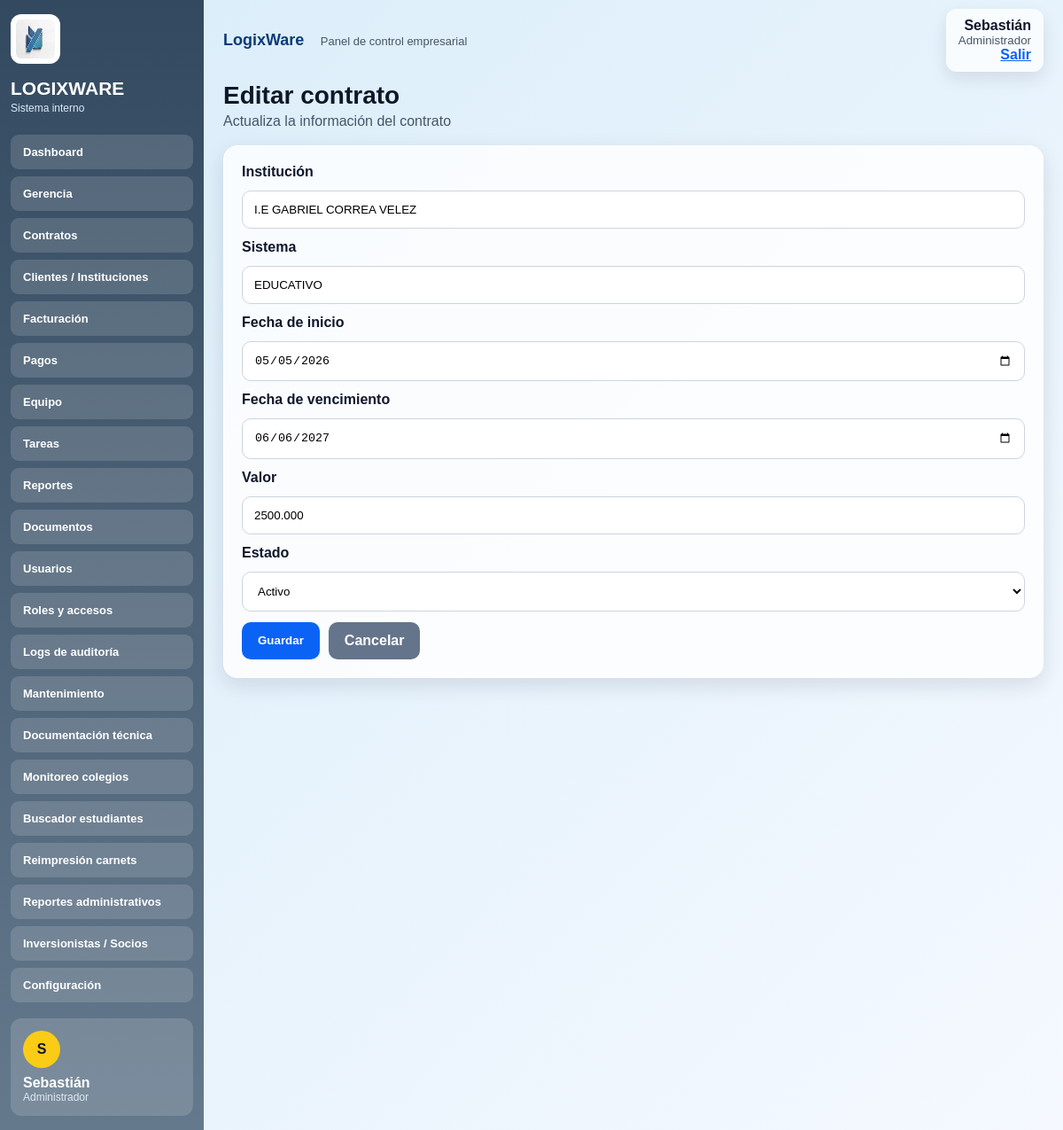
Page /contratos/editar/3 (signed in) on the committed database.
### tables this page shows
CREATE TABLE contratos (
            id INTEGER PRIMARY KEY AUTOINCREMENT,
            institucion TEXT NOT NULL,
            sistema TEXT NOT NULL,
            fecha_inicio TEXT NOT NULL,
            fecha_vencimiento TEXT NOT NULL,
            valor TEXT NOT NULL,
            estado TEXT NOT NULL
        );

### app.py (the view, shortened to what this page needs)
@app.route("/contratos/editar/<int:id>", methods=["GET", "POST"])
def editar_contrato(id):
    bloqueo = validar_acceso("contratos")
    if bloqueo:
        return bloqueo
    conn = get_db()
    contrato = conn.execute("SELECT * FROM contratos WHERE id=?", (id,)).fetchone()
    conn.close()
    return render_template("contrato_form.html", contrato=contrato)

### app.py (called while the page is built)
def get_db():
    conn = sqlite3.connect(DB_NAME)
    conn.row_factory = sqlite3.Row
    return conn

def protegido():
    return "user" in session

def tiene_permiso(modulo):
    return modulo in ROLES.get(session.get("rol", ""), [])

def validar_acceso(modulo):
    if not protegido():
        return redirect(url_for("login"))
    if not tiene_permiso(modulo):
        return redirect(url_for("sin_permiso"))
    return None

@app.context_processor
def globales():
    permisos = ROLES.get(session.get("rol", ""), [])
    return {
        "nombre_actual": session.get("nombre", ""),
        "rol_actual": session.get("rol", ""),
        "menu_visible": [m for m in MENU if m[1] in permisos],
        "permisos": permisos
    }

### templates/contrato_form.html (shortened to what this page needs)
{% extends "base.html" %}
{% block content %}
<section class="page-head">
  <div>
    {% if contrato %}
      <h1>Editar contrato</h1>
      <p>Actualiza la información del contrato</p>
    {% else %}
      <h1>Crear contrato</h1>
      <p>Registra un nuevo contrato</p>
    {% endif %}
  </div>
</section>
<div class="panel form-panel">
  <form method="POST">
    <label>Institución</label>
    <input name="institucion" required value="{{ contrato.institucion if contrato else '' }}">
    <label>Sistema</label>
    <input name="sistema" required value="{{ contrato.sistema if contrato else '' }}">
    <label>Fecha de inicio</label>
    <input type="date" name="fecha_inicio" required value="{{ contrato.fecha_inicio if contrato else '' }}">
    <label>Fecha de vencimiento</label>
    <input type="date" name="fecha_vencimiento" required value="{{ contrato.fecha_vencimiento if contrato else '' }}">
    <label>Valor</label>
    <input name="valor" required value="{{ contrato.valor if contrato else '' }}">
    <label>Estado</label>
    <select name="estado">
      <option value="Activo">Activo</option>
    </select>
    <div class="form-actions">
      <button class="btn" type="submit">Guardar</button>
      <a class="btn secondary" href="/contratos">Cancelar</a>
    </div>
  </form>
</div>
{% endblock %}

### static/styles.css (style rules this page uses)
* { margin: 0; padding: 0; box-sizing: border-box; }
body { font-family: Arial, sans-serif; background: #dbeaf7; color: #0f172a; }
.panel { background: rgba(255,255,255,.82); border: 1px solid white; border-radius: 16px; padding: 18px; box-shadow: 0 8px 25px rgba(15,23,42,.12); }
.page-head { display: flex; justify-content: space-between; align-items: center; margin-bottom: 18px; }
.page-head h1 { font-size: 28px; color: #0f172a; }
.page-head p { color: #475569; margin-top: 4px; }
.page-panel, .form-panel { background: rgba(255,255,255,.82); border-radius: 16px; padding: 20px; box-shadow: 0 8px 25px rgba(15,23,42,.12); margin-bottom: 18px; }
form { display: flex; flex-direction: column; gap: 12px; }
label { font-weight: bold; }
input, select, textarea { padding: 13px; border-radius: 10px; border: 1px solid #cbd5e1; background: white; }
.btn, button { background: #0b63f6; color: white; border: none; padding: 12px 18px; border-radius: 10px; font-weight: bold; cursor: pointer; text-decoration: none; display: inline-block; }
.secondary { background: #64748b; }
.form-actions { display: flex; gap: 10px; }

### rows in the picture
contratos: institucion "I.E GABRIEL CORREA VELEZ", sistema "EDUCATIVO", fecha_inicio "05/05/2026", fecha_vencimiento "06/06/2027", valor "2500.000"

### other values in the picture
{{ nombre }} "Dashboard" "Gerencia" "Contratos" "Clientes / Instituciones" "Facturación" "Pagos" "Equipo" "Tareas" "Reportes" "Documentos" "Usuarios" "Roles y accesos" "Logs de auditoría" "Mantenimiento" "Documentación técnica" "Monitoreo colegios" "Buscador estudiantes" "Reimpresión carnets" "Reportes administrativos" "Inversionistas / Socios" "Configuración"
{{ nombre_actual[0] if nombre_actual else 'U' }} "S"
{{ nombre_actual }} "Sebastián"
{{ rol_actual }} "Administrador"
